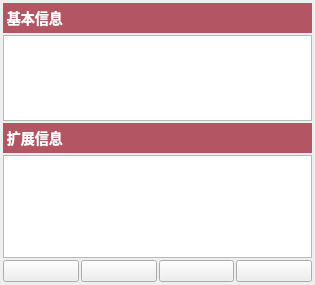
<?xml version="1.0" encoding="UTF-8"?>
<ui version="4.0">
 <class>MaterialControl</class>
 <widget class="QWidget" name="MaterialControl">
  <property name="geometry">
   <rect>
    <x>0</x>
    <y>0</y>
    <width>315</width>
    <height>285</height>
   </rect>
  </property>
  <property name="windowTitle">
   <string>Form</string>
  </property>
  <property name="styleSheet">
   <string notr="true"/>
  </property>
  <layout class="QVBoxLayout" name="verticalLayout">
   <property name="spacing">
    <number>0</number>
   </property>
   <property name="leftMargin">
    <number>0</number>
   </property>
   <property name="topMargin">
    <number>0</number>
   </property>
   <property name="rightMargin">
    <number>0</number>
   </property>
   <property name="bottomMargin">
    <number>0</number>
   </property>
   <item>
    <layout class="QVBoxLayout" name="verticalLayout_4" stretch="0,10,0,12,0">
     <property name="spacing">
      <number>2</number>
     </property>
     <property name="leftMargin">
      <number>3</number>
     </property>
     <property name="topMargin">
      <number>3</number>
     </property>
     <property name="rightMargin">
      <number>3</number>
     </property>
     <property name="bottomMargin">
      <number>3</number>
     </property>
     <item>
      <widget class="QLabel" name="label_3">
       <property name="minimumSize">
        <size>
         <width>0</width>
         <height>30</height>
        </size>
       </property>
       <property name="maximumSize">
        <size>
         <width>16777215</width>
         <height>30</height>
        </size>
       </property>
       <property name="font">
        <font>
         <pointsize>-1</pointsize>
         <weight>75</weight>
         <bold>true</bold>
        </font>
       </property>
       <property name="styleSheet">
        <string notr="true">QLabel
{
background-color:rgb(180, 85, 100);
color:white;
font-size:14px;
font-weight:bold;
}</string>
       </property>
       <property name="text">
        <string> 基本信息</string>
       </property>
       <property name="alignment">
        <set>Qt::AlignLeading|Qt::AlignLeft|Qt::AlignVCenter</set>
       </property>
      </widget>
     </item>
     <item>
      <widget class="QListWidget" name="listWidgetAddMaterialInfo">
       <property name="styleSheet">
        <string notr="true"/>
       </property>
       <property name="autoScrollMargin">
        <number>16</number>
       </property>
       <property name="resizeMode">
        <enum>QListView::Adjust</enum>
       </property>
      </widget>
     </item>
     <item>
      <widget class="QLabel" name="label_4">
       <property name="minimumSize">
        <size>
         <width>0</width>
         <height>30</height>
        </size>
       </property>
       <property name="maximumSize">
        <size>
         <width>16777215</width>
         <height>30</height>
        </size>
       </property>
       <property name="font">
        <font>
         <pointsize>-1</pointsize>
         <weight>75</weight>
         <bold>true</bold>
        </font>
       </property>
       <property name="styleSheet">
        <string notr="true">QLabel
{
background-color:rgb(180, 85, 100);
color:white;
font-size:14px;
font-weight:bold;
}</string>
       </property>
       <property name="text">
        <string> 扩展信息</string>
       </property>
       <property name="alignment">
        <set>Qt::AlignLeading|Qt::AlignLeft|Qt::AlignVCenter</set>
       </property>
      </widget>
     </item>
     <item>
      <widget class="QListWidget" name="listWidgetExtenInfo">
       <property name="styleSheet">
        <string notr="true">QPushButton
{
background-color:transparent;
color:black;
}</string>
       </property>
      </widget>
     </item>
     <item>
      <layout class="QHBoxLayout" name="horizontalLayout_2">
       <property name="spacing">
        <number>2</number>
       </property>
       <item>
        <widget class="QPushButton" name="pushButtonSave">
         <property name="toolTip">
          <string> 保存</string>
         </property>
         <property name="styleSheet">
          <string notr="true"/>
         </property>
         <property name="text">
          <string/>
         </property>
         <property name="icon">
          <iconset resource="../../../res.qrc">
           <normaloff>:/image/image/save.png</normaloff>:/image/image/save.png</iconset>
         </property>
        </widget>
       </item>
       <item>
        <widget class="QPushButton" name="pushButtonLookImage">
         <property name="toolTip">
          <string> 图片预览</string>
         </property>
         <property name="styleSheet">
          <string notr="true"/>
         </property>
         <property name="text">
          <string/>
         </property>
         <property name="icon">
          <iconset resource="../../../res.qrc">
           <normaloff>:/image/image/预览.png</normaloff>:/image/image/预览.png</iconset>
         </property>
        </widget>
       </item>
       <item>
        <widget class="QPushButton" name="pushButtonDelImage">
         <property name="toolTip">
          <string> 删除图片</string>
         </property>
         <property name="styleSheet">
          <string notr="true"/>
         </property>
         <property name="text">
          <string/>
         </property>
         <property name="icon">
          <iconset resource="../../../res.qrc">
           <normaloff>:/image/image/删除.png</normaloff>:/image/image/删除.png</iconset>
         </property>
        </widget>
       </item>
       <item>
        <widget class="QPushButton" name="pushButtonCancel">
         <property name="toolTip">
          <string> 取消</string>
         </property>
         <property name="styleSheet">
          <string notr="true"/>
         </property>
         <property name="text">
          <string/>
         </property>
         <property name="icon">
          <iconset resource="../../../res.qrc">
           <normaloff>:/image/image/cancel.png</normaloff>:/image/image/cancel.png</iconset>
         </property>
        </widget>
       </item>
      </layout>
     </item>
    </layout>
   </item>
  </layout>
 </widget>
 <resources>
  <include location="../../../res.qrc"/>
 </resources>
 <connections/>
</ui>
